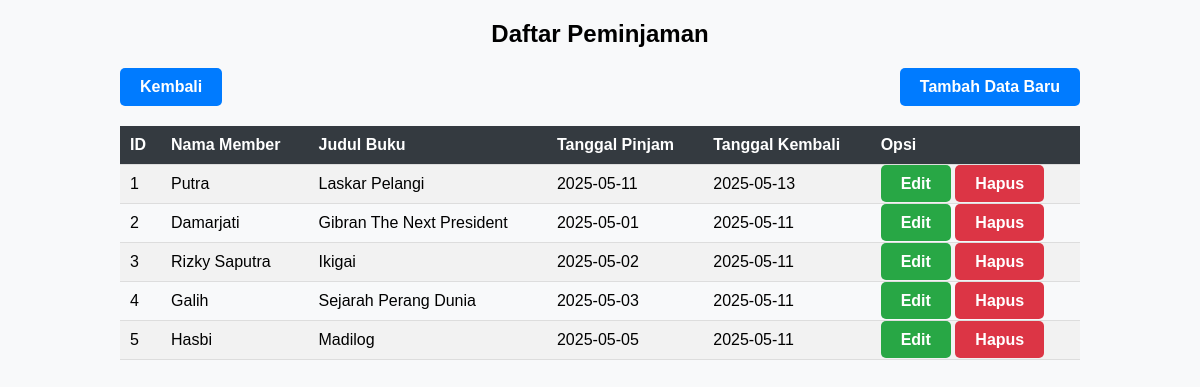
The app's page /Peminjaman.php with its own data.
### tables this page shows
CREATE TABLE `peminjaman` (
  `id_peminjaman` int(11) NOT NULL,
  `id_member` int(11) NOT NULL,
  `id_buku` int(11) NOT NULL,
  `tgl_pinjam` date NOT NULL,
  `tgl_kembali` date DEFAULT NULL
);

CREATE TABLE `member` (
  `id_member` int(11) NOT NULL,
  `nama_member` varchar(250) NOT NULL,
  `nomor_member` varchar(15) NOT NULL,
  `alamat` text NOT NULL,
  `tgl_mendaftar` datetime DEFAULT current_timestamp(),
  `tgl_terakhir_membayar` date DEFAULT curdate()
);

CREATE TABLE `buku` (
  `id_buku` int(11) NOT NULL,
  `judul_buku` varchar(500) NOT NULL,
  `penulis` varchar(500) NOT NULL,
  `penerbit` varchar(250) NOT NULL,
  `tahun_terbit` int(11) NOT NULL
);

### Peminjaman.php (the view, shortened to what this page needs)
<?php
require 'Model.php';
$sql = "SELECT p.id_peminjaman, m.nama_member, b.judul_buku, p.tgl_pinjam, p.tgl_kembali
        FROM peminjaman p
        JOIN member m ON p.id_member = m.id_member
        JOIN buku b ON p.id_buku = b.id_buku";
$peminjaman_list = $conn->query($sql)->fetchAll(PDO::FETCH_ASSOC);
?>
<!DOCTYPE html>
<html>
<head>
    <link rel="stylesheet" href="style.css">
</head>
<body>
    <h2>Daftar Peminjaman</h2>
    <a href="index.php" class="btn btn-primary" style="float: left; margin-left: 10%; margin-bottom: 20px;">Kembali</a>
    <a href="FormPeminjaman.php" class="btn btn-primary" style="float: right; margin-right: 10%; margin-bottom: 20px;">Tambah Data Baru</a>
    <table>
        <tr>
            <th>ID</th>
            <th>Nama Member</th>
            <th>Judul Buku</th>
            <th>Tanggal Pinjam</th>
            <th>Tanggal Kembali</th>
            <th>Opsi</th>
        </tr>
        <?php foreach ($peminjaman_list as $peminjaman): ?>
        <tr>
            <td><?= $peminjaman['id_peminjaman'] ?></td>
            <td><?= $peminjaman['nama_member'] ?></td>
            <td><?= $peminjaman['judul_buku'] ?></td>
            <td><?= $peminjaman['tgl_pinjam'] ?></td>
            <td><?= $peminjaman['tgl_kembali'] ?></td>
            <td>
                <a href="FormPeminjaman.php?id=<?= $peminjaman['id_peminjaman'] ?>" class="btn btn-success">Edit</a>
                <a href="deletePeminjaman.php?id=<?= $peminjaman['id_peminjaman'] ?>" class="btn btn-danger" onclick="return confirm('Yakin ingin menghapus?')">Hapus</a>
            </td>
        </tr>
        <?php endforeach; ?>
    </table>
</body>
</html>

### style.css (style rules this page uses)
body { font-family: Arial, sans-serif; background-color: #f8f9fa; margin: 0; padding: 0; }
h2 { text-align: center; margin-top: 20px; }
button, a.btn { padding: 10px 20px; text-decoration: none; border-radius: 5px; font-weight: bold; }
.btn-primary { background-color: #007bff; color: #fff; border: none; }
.btn-success { background-color: #28a745; color: #fff; }
.btn-danger { background-color: #dc3545; color: #fff; }
table { width: 80%; margin: 20px auto; border-collapse: collapse; }
table th, table td { padding: 10px; text-align: left; border-bottom: 1px solid #ddd; }
table th { background-color: #343a40; color: #fff; }
table tr:nth-child(even) { background-color: #f2f2f2; }

### records on screen
peminjaman: id_peminjaman "1", id_member.nama_member "Putra", id_buku.judul_buku "Laskar Pelangi", tgl_pinjam "2025-05-11", tgl_kembali "2025-05-13"
peminjaman: id_peminjaman "2", id_member.nama_member "Damarjati", id_buku.judul_buku "Gibran The Next President", tgl_pinjam "2025-05-01", tgl_kembali "2025-05-11"
peminjaman: id_peminjaman "3", id_member.nama_member "Rizky Saputra", id_buku.judul_buku "Ikigai", tgl_pinjam "2025-05-02", tgl_kembali "2025-05-11"
peminjaman: id_peminjaman "4", id_member.nama_member "Galih", id_buku.judul_buku "Sejarah Perang Dunia", tgl_pinjam "2025-05-03", tgl_kembali "2025-05-11"
peminjaman: id_peminjaman "5", id_member.nama_member "Hasbi", id_buku.judul_buku "Madilog", tgl_pinjam "2025-05-05", tgl_kembali "2025-05-11"
